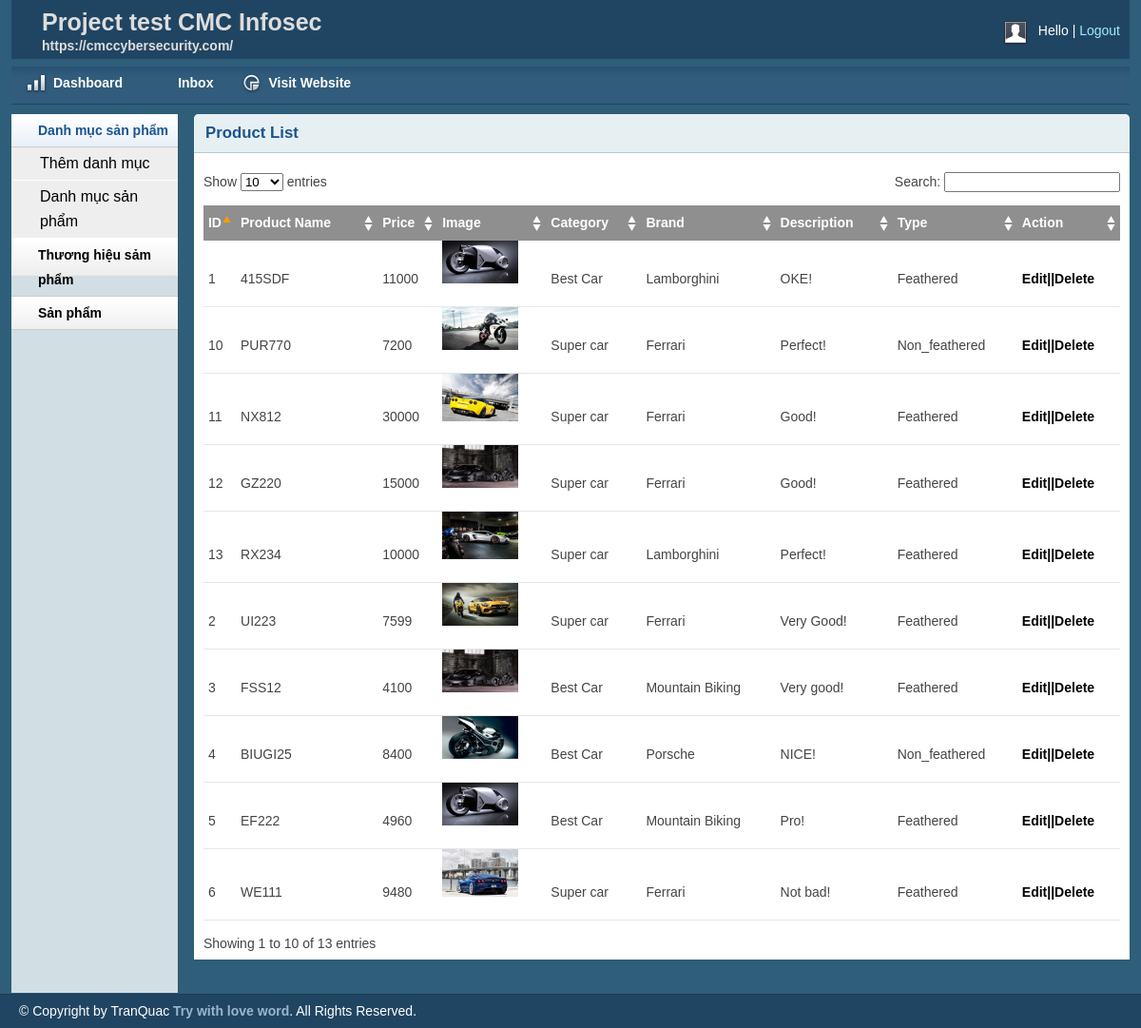
The app's page /admin/productlist.php with its own data.
### tables this page shows
CREATE TABLE `tbl_product` (
  `productId` int(11) NOT NULL,
  `productName` tinytext NOT NULL,
  `catId` int(11) NOT NULL,
  `brandId` int(11) NOT NULL,
  `product_desc` text NOT NULL,
  `type` int(11) NOT NULL,
  `price` varchar(255) NOT NULL,
  `image` varchar(255) NOT NULL
);

CREATE TABLE `tbl_category` (
  `catId` int(11) NOT NULL,
  `catName` varchar(255) NOT NULL
);

CREATE TABLE `tbl_brand` (
  `brandId` int(11) NOT NULL,
  `brandName` varchar(255) NOT NULL
);

### lib/database.php (called while the page is built, shortened)
<?php
Class Database{
   public $host   = DB_HOST;
   public $user   = DB_USER;
   public $pass   = DB_PASS;
   public $dbname = DB_NAME;
   public $link;
private function connectDB(){
   $this->link = new mysqli($this->host, $this->user, $this->pass,
    $this->dbname);
 }
public function select($query){
  $result = $this->link->query($query) or
   die($this->link->error.__LINE__);
  if($result->num_rows > 0){
    return $result;
  } else {
    return false;
  }
 }
}

### classes/product.php (called while the page is built, shortened)
<?php
    $filepath = realpath(dirname(__FILE__));
    include_once ($filepath.'/../lib/database.php');
?>
<?php
    class product
    {
        private $db;
        public function __construct()
        {
            $this->db = new Database();
        }
        public function show_product()
        {
            $query = "select tbl_product.*,tbl_category.catName,tbl_brand.brandName from tbl_product inner join tbl_category on tbl_product.catId = tbl_category.catId
            inner join tbl_brand on tbl_product.brandId = tbl_brand.brandId
            order by productId desc";
            $result = $this->db->select($query);
            return $result;
        }
    }
?>

### admin/productlist.php (the view, shortened to what this page needs)
<?php include 'inc/header.php';?>
<?php include 'inc/sidebar.php';?>
<?php include '../classes/product.php'?>
<div class="grid_10">
    <div class="box round first grid">
        <h2>Product List</h2>
        <div class="block">
            <table class="data display datatable" id="example">
			<thead>
				<tr>
					<th>ID</th>
					<th>Product Name</th>
					<th>Price</th>
					<th>Image</th>
					<th>Category</th>
					<th>Brand</th>
					<th>Description</th>
					<th>Type</th>
					<th>Action</th>
				</tr>
			</thead>
			<tbody>
				<?php
					$pd = new product();
					$pdlist = $pd->show_product();
					if($pdlist){
						$i = 1;
						while($result = $pdlist->fetch_assoc()){
				?>
				<tr class="odd gradeX">
					<td><?php echo $i ?></td>
					<td><?php echo $result['productName'] ?></td>
					<td><?php echo $result['price'] ?></td>
					<td><img src="uploads/<?php echo $result['image'] ?>" width="80"></td>
					<td><?php echo $result['catName'] ?></td>
					<td><?php echo $result['brandName'] ?></td>
					<td><?php echo $result['product_desc'] ?></td>
					<td class="center"><?php
						if($result['type']) echo "Feathered";
						else echo "Non_feathered";
					?></td>
					<td><a href="productedit.php?id=<?php echo $result['productId']?>">Edit||</a><a onclick="return confirm('Are you want to delete?')" href="?delid=<?php echo $result['productId'] ?>">Delete</a></td>
				</tr>
				<?php
					$i++;
					}
				}
				?>
			</tbody>
		</table>
       </div>
    </div>
</div>
<?php include 'inc/footer.php';?>

### admin/css/layout.css (style rules this page uses)
body { background: #fff none repeat scroll 0 0; color: #444; font-size: 14px; padding: 0; }
a { color: #000; font-weight:bold; text-decoration: none; }
h1, h2, h3, h4, h5, h6 { line-height:1.2em; margin-bottom:.3em; }
h2 { margin-top:1em; }
.box { background:#fff; margin-bottom:20px; padding:10px 10px 10px 10px; margin-left:-8px; }
.box.grid { padding-bottom:40px; }
.box.round { -moz-border-radius: 5px 5px 0px 0px; -webkit-border-radius: 5px 5px 0px 0px; border-radius: 5px 5px 0px 0px; }
.box h2 { font-size:1.2em; font-weight:bold; color:#1B548D; background:#E6F0F3; margin:-10px -10px 0 -10px; padding:10px 12px; border-bottom:1px solid #B3CBD6; -moz-border-radius: 5px 5px 0px 0px; -webkit-border-radius: 5px 5px 0px 0px; border-radius: 5px 5px 0px 0px; }
.box.first { min-height: 406px; }
.block { padding-top:20px; }
p { margin-bottom:1em; }
.block { padding-bottom:1px; }
table.display { margin: 0 auto; clear: both; width: 100%; }
.sorting_asc { background: #8f8f8f url(../img/table/sort_asc.png) no-repeat center right; padding:8px 5px; text-align:left; color:#fff; }
.sorting { background:#8f8f8f url(../img/table/sort_both.png) no-repeat center right; padding:8px 5px; text-align:left; color:#fff; }
tr.odd { height: 30px; line-height: 30px; border-bottom:1px solid #e6e6e6; }
tr.even { height: 30px; line-height: 30px; border-bottom:1px solid #e6e6e6; }
tr.odd td, tr.even td { padding-left:5px; }

### records on screen
tbl_product: productName "415SDF", price "11000", image (picture), catId.catName "Best Car", brandId.brandName "Lamborghini", product_desc "OKE!", type "Feathered"
tbl_product: productName "UI223", price "7599", image (picture), catId.catName "Super car", brandId.brandName "Ferrari", product_desc "Very Good!", type "Feathered"
tbl_product: productName "FSS12", price "4100", image (picture), catId.catName "Best Car", brandId.brandName "Mountain Biking", product_desc "Very good!", type "Feathered"
tbl_product: productName "BIUGI25", price "8400", image (picture), catId.catName "Best Car", brandId.brandName "Porsche", product_desc "NICE!", type "Non_feathered"
tbl_product: productName "EF222", price "4960", image (picture), catId.catName "Best Car", brandId.brandName "Mountain Biking", product_desc "Pro!", type "Feathered"
tbl_product: productName "WE111", price "9480", image (picture), catId.catName "Super car", brandId.brandName "Ferrari", product_desc "Not bad!", type "Feathered"
tbl_product: productName "PUR770", price "7200", image (picture), catId.catName "Super car", brandId.brandName "Ferrari", product_desc "Perfect!", type "Non_feathered"
tbl_product: productName "NX812", price "30000", image (picture), catId.catName "Super car", brandId.brandName "Ferrari", product_desc "Good!", type "Feathered"
tbl_product: productName "GZ220", price "15000", image (picture), catId.catName "Super car", brandId.brandName "Ferrari", product_desc "Good!", type "Feathered"
tbl_product: productName "RX234", price "10000", image (picture), catId.catName "Super car", brandId.brandName "Lamborghini", product_desc "Perfect!", type "Feathered"
